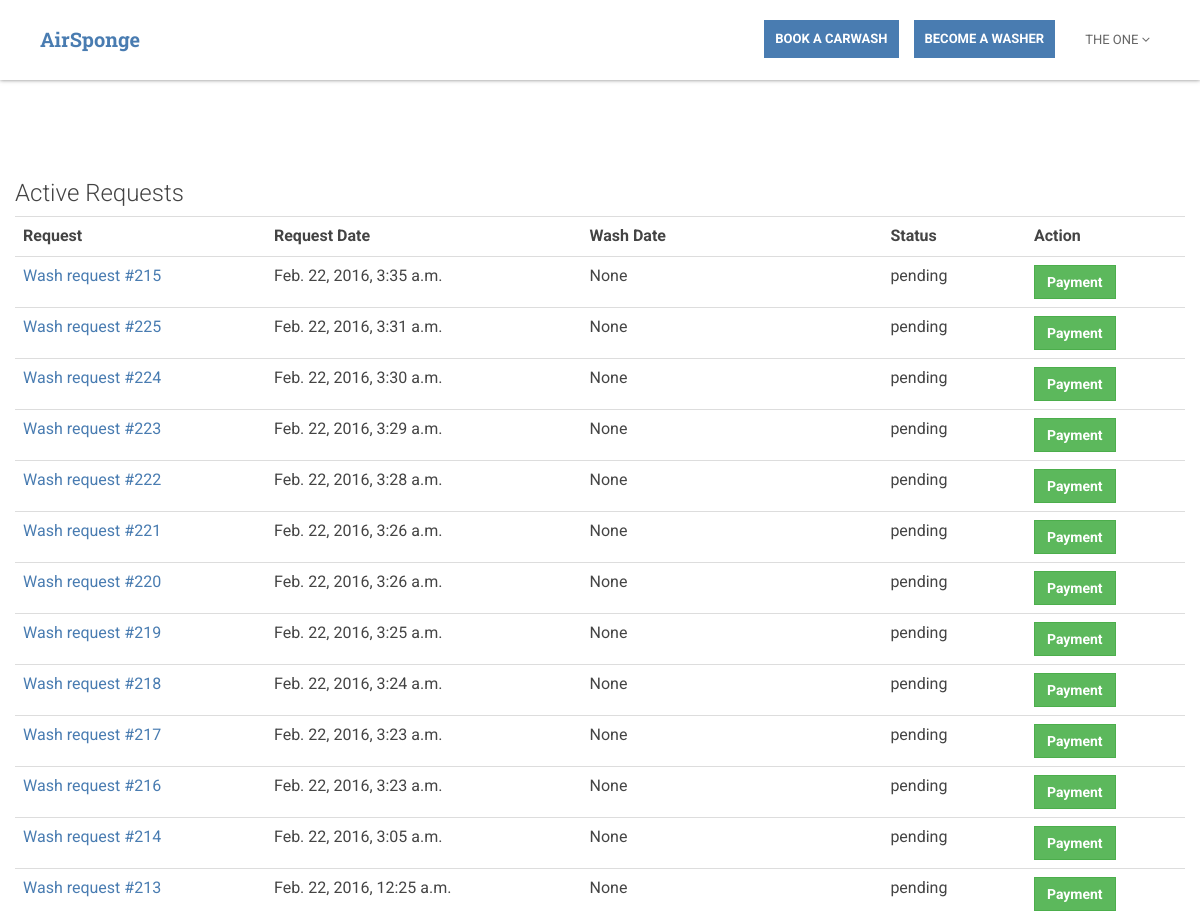
The page /accounts/profile/ (signed in, upper part) on the database as committed earlier.
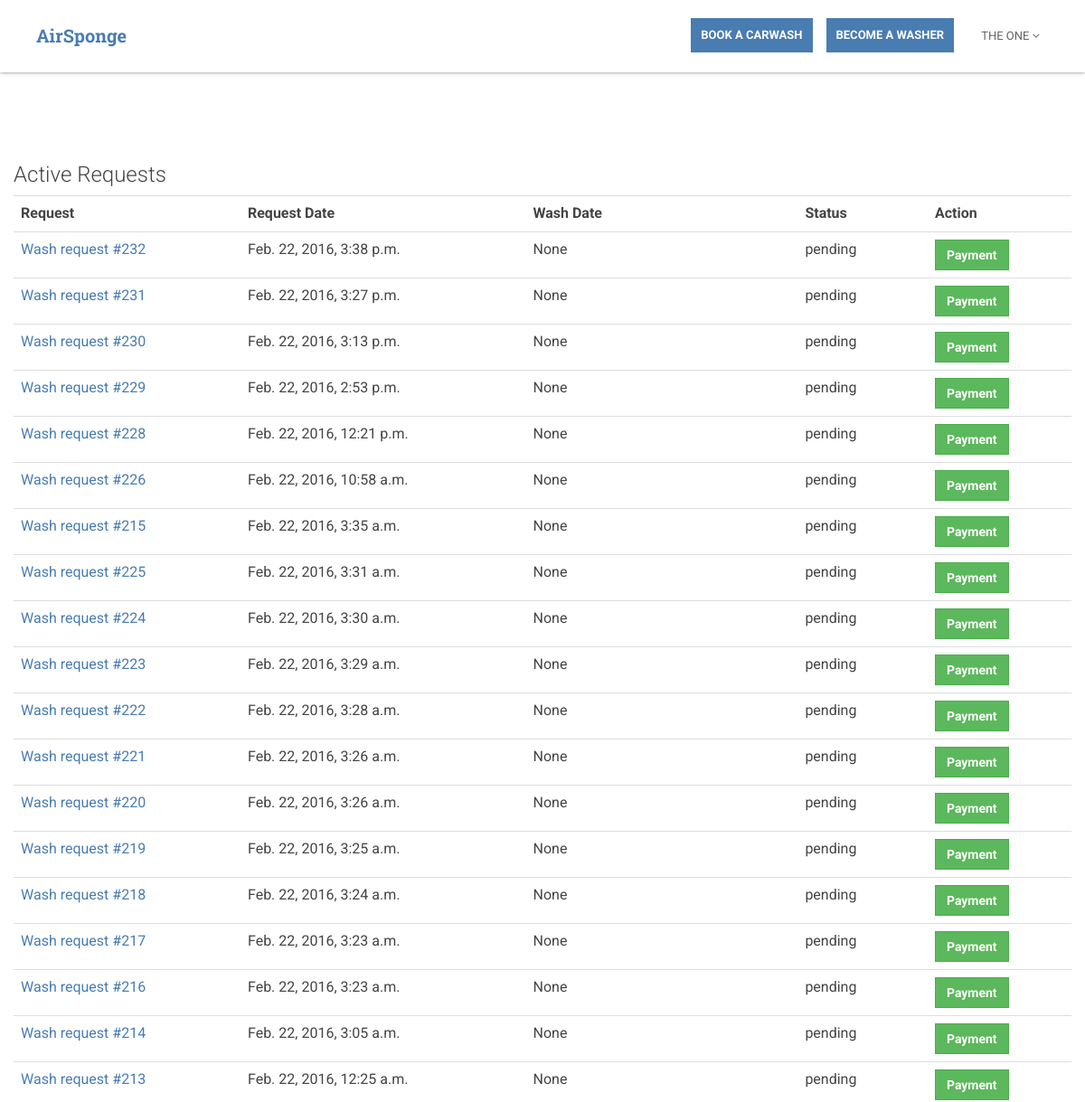
The same page on the database as committed later.
### a/models.py (models this page shows, shortened)
class WashRequest(models.Model):
    washee = models.ForeignKey(BaseUser, on_delete=models.CASCADE, null=True, blank=True,
                               related_name='assigned_washee')
    address = models.ForeignKey(Address, null=True, blank=True)
    washer = models.ForeignKey(BaseUser, on_delete=models.CASCADE, null=True, blank=True,
                               related_name='assigned_washer')
    promocode = models.ForeignKey(Promocode, on_delete=models.CASCADE, null=True, blank=True)
    STATUS_CHOICES = [
        ('pending', 'pending'),
        ('confirmed', 'confirmed'),
        ('in progress', 'in progress'),
        ('completed', 'completed'),
        ('cancelled', 'cancelled'),
    ]
    status = models.CharField(max_length=20, choices=STATUS_CHOICES, default='pending')
    active = models.BooleanField(default=True)
    request_date = models.DateTimeField(null=True, blank=True)
    wash_date = models.DateTimeField(null=True, blank=True)
    water_details = models.CharField(max_length=40, null=True, blank=True)
    electricity_details = models.CharField(max_length=40, null=True, blank=True)
    vacuum_details = models.CharField(max_length=40, null=True, blank=True)
    description = models.CharField(max_length=254, null=True, blank=True)
    discount = models.FloatField(default=0, blank=True)
    car_count = models.IntegerField(default=1, blank=True)
    total_price = models.FloatField(default=0, blank=True)

### a/views.py (the view, shortened to what this page needs)
# urls.py: url(r'^accounts/profile/$', views.profile, name='profile'),
@login_required
def profile(request):
    context = {}
    if request.user.role == 'user':
        context['message'] = 'Book a request now or sign up to become an AirSponge washer'
    elif request.user.role == 'washee':
        context['active_requests'] = WashRequest.objects.filter(washee=request.user, active=True).order_by(
            'request_date').reverse()
        context['inactive_requests'] = WashRequest.objects.filter(washee=request.user, active=False).order_by(
            'request_date').reverse()
    return render(request, 'account/profile.html', context)

### templates/account/profile.html (shortened to what this page needs)
{% extends 'base.html' %}
{% load i18n %}
{% block body-class %}
    class='profile-page'
{% endblock %}
{% block nav %}
    {% include 'nav.html' with none='-none' scrolled='scrolled' %}
{% endblock %}
{% block content %}
    <section class="dashboard-section custom-section section section-on-bg">
        <div class="container">
            {% if active_requests %}
                <div class="row active-requests">
                    <h3 class="inner-section-title">Active Requests</h3>
                    <table id="active_requests_table" class="table table-hover">
                        <tr>
                            <th>Request</th>
                            <th>Request Date</th>
                            <th>Wash Date</th>
                            <th>Status</th>
                            <th>Action</th>
                        </tr>
                        {% for request in active_requests %}
                            <tr>
                                <td>
                                    <a href="{% url 'a:payment' %}?id={{ request.id }}">Wash request
                                        #{{ request.id }}</a>
                                </td>
                                <td>{{ request.request_date }}</td>
                                <td>{{ request.wash_date }}</td>
                                <td>{{ request.status }}</td>
                                <td>
                                    {% if request.status == 'pending' and user.role == 'washee' %}
                                        <a href="{% url 'a:payment' %}?id={{ request.id }}" type="button"
                                           class="btn btn-success no-border-radius">Payment</a>
                                    {% endif %}
                                </td>
                            </tr>
                        {% endfor %}
                    </table>
                </div>
            {% endif %}
        </div>
    </section>
{% endblock %}

Rows that differ between the two databases and show on the page:
added WashRequest: id "232", request_date "Feb. 22, 2016, 3:38 p.m.", wash_date "None", status "pending"
added WashRequest: id "231", request_date "Feb. 22, 2016, 3:27 p.m.", wash_date "None", status "pending"
added WashRequest: id "230", request_date "Feb. 22, 2016, 3:13 p.m.", wash_date "None", status "pending"
added WashRequest: id "229", request_date "Feb. 22, 2016, 2:53 p.m.", wash_date "None", status "pending"
added WashRequest: id "228", request_date "Feb. 22, 2016, 12:21 p.m.", wash_date "None", status "pending"
added WashRequest: id "226", request_date "Feb. 22, 2016, 10:58 a.m.", wash_date "None", status "pending"
